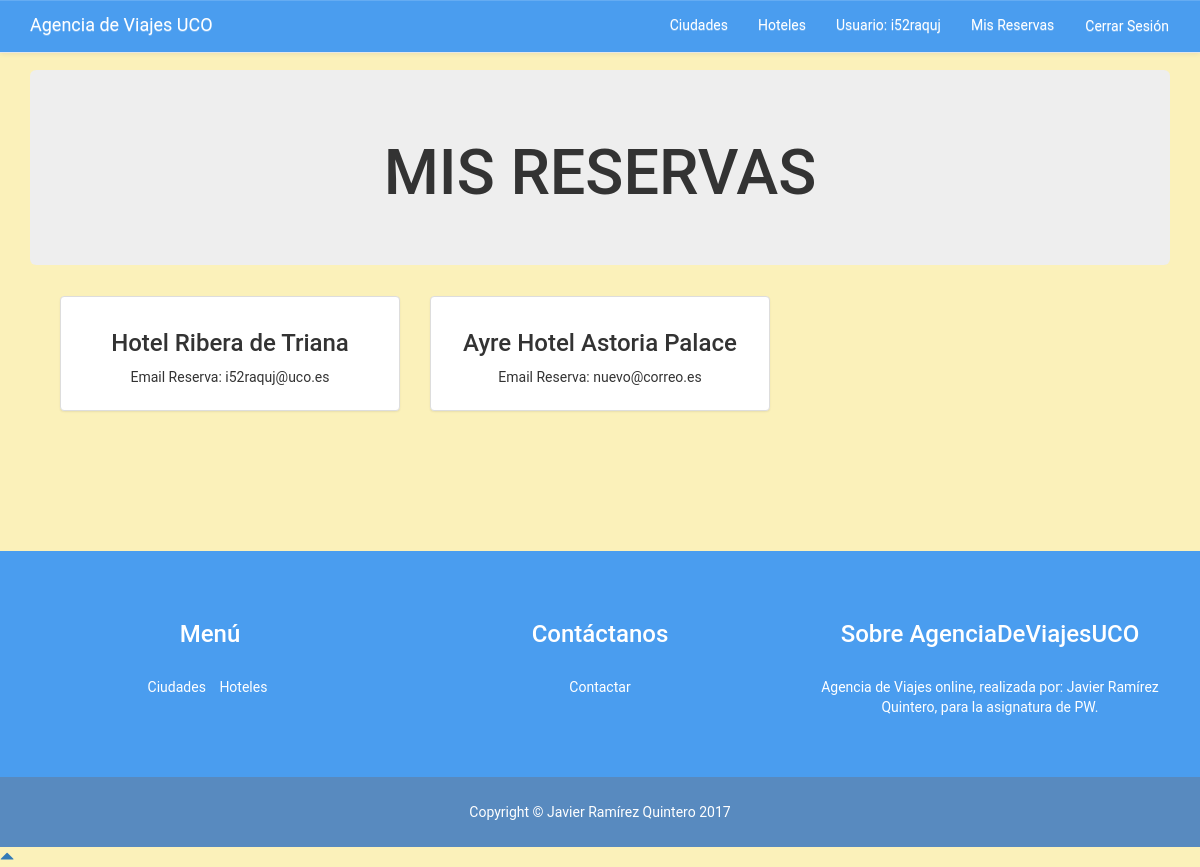
/reservas/reservas/ (signed in), run on the app's committed database.
### Gestion_Reservas/models.py (models this page shows, shortened)
class Reservar(models.Model):
	nombre_hotel = models.ForeignKey(Hotel)
	email = models.EmailField()
	nombre_usuario = models.ForeignKey(Usuario)

### Gestion_Agencia/models.py (models this page shows)
class Hotel(models.Model):
	nombre = models.CharField(max_length=200) #Nombre del Hotel
	ciudad = models.ForeignKey(Ciudad) #Relaciona Hotel con una Ciudad
	imagen = models.ImageField(upload_to='imagenes') #Imagen del Hotel
	descripcion = models.TextField() #Descripcion del Hotel
	valor = models.IntegerField(default = 0) #Valor de la habitacion del Hotel
	def __str__(self):
		return self.nombre

### Gestion_Reservas/views.py (the view)
# urls.py: url(r'^reservas/', include('Gestion_Reservas.urls')),
def reservas(request):
	listaReservas = Reservar.objects.all()
	reservas = Reservar.objects.all().order_by('id')
	template = loader.get_template('Gestion_Reservas/reservas.html')
	context = {
		'listaReservas': listaReservas,
		'reservas': reservas,
	}
	return HttpResponse(template.render(context, request))

### Gestion_Reservas/templates/Gestion_Reservas/reservas.html (shortened to what this page needs)
{% extends "base.html" %}
	{% block Titulo %}
		MIS RESERVAS
	{% endblock %}
{% block Contenido %}
{% if user.is_superuser == 1 %}
Es super usuario y no puede reservar
{% elif user.id == 2 %}
    {% for reservas in listaReservas %}
	{% if reservas.nombre_usuario_id == 1 %}
    <div class="col-sm-6 col-md-4">
      <div class="thumbnail">
        <div class="caption">
            <h3 style="text-align:center">{{reservas.nombre_hotel}}</h3>
			<p style="text-align:center">Email Reserva: {{reservas.email}}</p>
        </div>
      </div>
    </div>
	{% endif %}
    {% endfor %}
{% endif %}
{% endblock %}

### Agencia/templates/Agencia/base.html (shortened to what this page needs)
<!DOCTYPE html>
<html lang="es">
<head>
    <link rel="stylesheet" href="https://maxcdn.bootstrapcdn.com/bootstrap/3.3.1/css/bootstrap.min.css">
    <link rel="stylesheet" href="https://maxcdn.bootstrapcdn.com/bootstrap/3.3.1/css/bootstrap-theme.min.css">
    {% load static %}
    <link rel="stylesheet" type="text/css" href="{% static 'Gestion_Agencia/style.css' %}" />
</head>
<body>
	<nav class="navbar navbar-default navbar-fixed-top">
		<div class="container">
			<div class="navbar-header">
					<a class="navbar-brand" href="/">Agencia de Viajes UCO</a>
			</div>
			<div class="collapse navbar-collapse" id="bs-example-navbar-collapse-1">
				<ul class="nav navbar-nav navbar-right">
					<li><a href="{% url 'Gestion_Agencia:ciudades'%}" class="dropdown-toggle">Ciudades</a></li>
					<li><a href="{% url 'Gestion_Agencia:hoteles'%}">Hoteles</a></li>
					{% if user.is_authenticated %}
					<li>
						<a href="/usuario/perfil/1/">Usuario: {{user.username}}</a>
					</li>
						{% if user.is_superuser == 0 %}
						<li>
							<a href="/reservas/reservas">Mis Reservas</a>
						</li>
						{% endif %}
					<li>
						<a class="btn" href="/usuario/cerrarsesion">Cerrar Sesión </a>
					</li>
					{% else %}
					<li>
						<a href="/usuario/ingreso">Iniciar Sesión</a>
					</li>
					{% endif %}
				</ul>
			</div>
		</div>
	</nav>
	<section class="main">
		<div class="container">
			<section class="mensaje">
				<div class="jumbotron" style="">
					<h1>{% block Titulo %}{% endblock %}</h1>
				</div>
			</section>
			<section class="col-xs-12 col-sm-12">
			</section>
			<section class="col-xs-12" style="padding-bottom:80px;">
				{% block Contenido %} {% endblock %}
			</section>
		</div>
	</section>
	<footer style="">
		<div class="footer-arriba">
			<div class="container">
				<div class="row">
					<div class="footer-col col-md-4 col-xs-12">
						<h3>Menú</h3>
						<ul class="list-inline">
							<li>
								<a href="{% url 'Gestion_Agencia:ciudades'%}" class="dropdown-toggle">Ciudades</a>
							</li>
							<li>
								<a href="{% url 'Gestion_Agencia:hoteles'%}" class="btn-social btn-outline">Hoteles</a>
							</li>
						</ul>
					</div>
					<div class="footer-col col-md-4 col-xs-12">
                        <h3>Contáctanos</h3>
                        <a href="{% url 'Gestion_Agencia:contact'%}" class="dropdown-toggle" style="color:white;">Contactar</a>
                    </div>
                    <div class="footer-col col-md-4 col-xs-12">
                        <h3>Sobre AgenciaDeViajesUCO</h3>
                        <p>Agencia de Viajes online, realizada por: <a href="https://github.com/xab1t0" style="color:white;">Javier Ramírez Quintero</a>, para la asignatura de PW.</p>
                    </div>
                </div>
            </div>
        </div>
        <div class="footer-abajo">
            <div class="container">
                <div class="row">
                    <div class="col-lg-12">
                        Copyright © Javier Ramírez Quintero 2017
                    </div>
                </div>
            </div>
        </div>
    </footer>
    <div class="scroll-to-top affix" data-spy="affix" data-offset-top="200">
        <a href="#home" class="smooth-scroll"><i class="glyphicon glyphicon-triangle-top"></i></a>
    </div>
</body>
</html>

### Gestion_Agencia/static/Gestion_Agencia/style.css (style rules this page uses)
html, body { font-family: 'Roboto', sans-serif; height: 100%; }
body { background-color: #FBF1BA; }
nav.navbar { background: #4A9DEF; color: white; }
nav.navbar a { text-decoration: none; color: white !important; }
section.mensaje { text-align: center; }
section.mensaje div.jumbotron { margin-top: 70px; margin-bottom: 30px; }
footer { color: white; background: #4A9DEF; margin-top: 40px; text-align: center; }
footer h3 { margin-bottom: 30px; }
footer ul li a { text-decoration: none; color: white; }
footer .footer-arriba { padding-top: 50px; background-color: #4A9DEF; }
footer .footer-col { margin-bottom: 50px; }
footer .footer-abajo { padding: 25px 0; background-color: #588ABF; }

### data on the page
Reservar: nombre_hotel "Hotel Ribera de Triana", email "i52raquj@uco.es"
Reservar: nombre_hotel "Ayre Hotel Astoria Palace", email "nuevo@correo.es"

### other printed values
{{ user.username }} "i52raquj"
